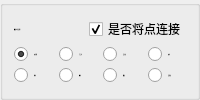
                 <widget class="QGroupBox" name="groupBox_2">
                     <property name="checkable">
                         <bool>false</bool>
                     </property>
                     <property name="checked">
                         <bool>false</bool>
                     </property>
                     <layout class="QVBoxLayout" name="verticalLayout_19">
                         <item>
                             <layout class="QHBoxLayout" name="horizontalLayout_17">
                                 <item>
                                     <widget class="QLabel" name="radioTitle_2">
                                         <property name="font">
                                             <font>
                                                 <family>Microsoft YaHei</family>
                                                 <pointsize>-1</pointsize>
                                                 <weight>50</weight>
                                                 <italic>false</italic>
                                                 <bold>false</bold>
                                             </font>
                 </property>
                 <property name="text">
                  <string>数据2标记形状：</string>
                 </property>
                </widget>
               </item>
               <item>
                <widget class="QCheckBox" name="data2WithLine">
                 <property name="text">
                  <string>是否将点连接</string>
                 </property>
                 <property name="checked">
                  <bool>true</bool>
                 </property>
                </widget>
               </item>
              </layout>
             </item>
             <item>
              <layout class="QHBoxLayout" name="horizontalLayout_13">
               <item>
                <widget class="QRadioButton" name="radiusRadio_3">
                 <property name="maximumSize">
                  <size>
                      <width>90</width>
                   <height>16777215</height>
                  </size>
                 </property>
                 <property name="font">
                     <font>
                         <family>Microsoft YaHei</family>
                         <pointsize>-1</pointsize>
                         <weight>50</weight>
                         <italic>false</italic>
                         <bold>false</bold>
                     </font>
                 </property>
                 <property name="text">
                  <string>实心圆</string>
                 </property>
                 <property name="checked">
                  <bool>true</bool>
                 </property>
                </widget>
               </item>
               <item>
                <widget class="QRadioButton" name="triangleRadio_3">
                 <property name="maximumSize">
                  <size>
                      <width>90</width>
                   <height>16777215</height>
                  </size>
                 </property>
                 <property name="font">
                     <font>
                         <family>Microsoft YaHei</family>
                         <pointsize>-1</pointsize>
                         <weight>50</weight>
                         <italic>false</italic>
                         <bold>false</bold>
                     </font>
                 </property>
                 <property name="text">
                  <string>下三角</string>
                 </property>
                 <property name="checked">
                  <bool>false</bool>
                 </property>
                </widget>
               </item>
               <item>
                <widget class="QRadioButton" name="rectRadio_3">
                 <property name="maximumSize">
                  <size>
                      <width>90</width>
                   <height>16777215</height>
                  </size>
                 </property>
                 <property name="font">
                     <font>
                         <family>Microsoft YaHei</family>
                         <pointsize>-1</pointsize>
                         <weight>50</weight>
                         <italic>false</italic>
                         <bold>false</bold>
                     </font>
                 </property>
                 <property name="text">
                  <string>正方形</string>
                 </property>
                </widget>
               </item>
               <item>
                <widget class="QRadioButton" name="plusRadio_3">
                 <property name="maximumSize">
                  <size>
                      <width>70</width>
                   <height>16777215</height>
                  </size>
                 </property>
                 <property name="font">
                     <font>
                         <family>Microsoft YaHei</family>
                         <pointsize>-1</pointsize>
                         <weight>50</weight>
                         <italic>false</italic>
                         <bold>false</bold>
                     </font>
                 </property>
                 <property name="text">
                  <string>加号</string>
                 </property>
                </widget>
               </item>
              </layout>
             </item>
             <item>
              <layout class="QHBoxLayout" name="horizontalLayout_14">
               <item>
                <widget class="QRadioButton" name="starRadio_3">
                 <property name="maximumSize">
                  <size>
                      <width>70</width>
                   <height>16777215</height>
                  </size>
                 </property>
                 <property name="font">
                     <font>
                         <family>Microsoft YaHei</family>
                         <pointsize>-1</pointsize>
                         <weight>50</weight>
                         <italic>false</italic>
                         <bold>false</bold>
                     </font>
                 </property>
                 <property name="text">
                  <string>星号</string>
                 </property>
                </widget>
               </item>
               <item>
                <widget class="QRadioButton" name="mutiplyRadio_3">
                 <property name="maximumSize">
                  <size>
                      <width>70</width>
                   <height>16777215</height>
                  </size>
                 </property>
                 <property name="font">
                     <font>
                         <family>Microsoft YaHei</family>
                         <pointsize>-1</pointsize>
                         <weight>50</weight>
                         <italic>false</italic>
                         <bold>false</bold>
                     </font>
                 </property>
                 <property name="text">
                  <string>乘号</string>
                 </property>
                </widget>
               </item>
               <item>
                <widget class="QRadioButton" name="rhombusRadio_3">
                 <property name="maximumSize">
                  <size>
                      <width>70</width>
                   <height>16777215</height>
                  </size>
                 </property>
                 <property name="font">
                     <font>
                         <family>Microsoft YaHei</family>
                         <pointsize>-1</pointsize>
                         <weight>50</weight>
                         <italic>false</italic>
                         <bold>false</bold>
                     </font>
                 </property>
                 <property name="text">
                  <string>菱形</string>
                 </property>
                </widget>
               </item>
               <item>
                <widget class="QRadioButton" name="pentagonRadio_3">
                 <property name="maximumSize">
                  <size>
                      <width>90</width>
                   <height>16777215</height>
                  </size>
                 </property>
                 <property name="font">
                     <font>
                         <family>Microsoft YaHei</family>
                         <pointsize>-1</pointsize>
                         <weight>50</weight>
                         <italic>false</italic>
                         <bold>false</bold>
                     </font>
                 </property>
                    <property name="text">
                        <string>五边形</string>
                    </property>
                </widget>
               </item>
              </layout>
             </item>
                     </layout>
                 </widget>
